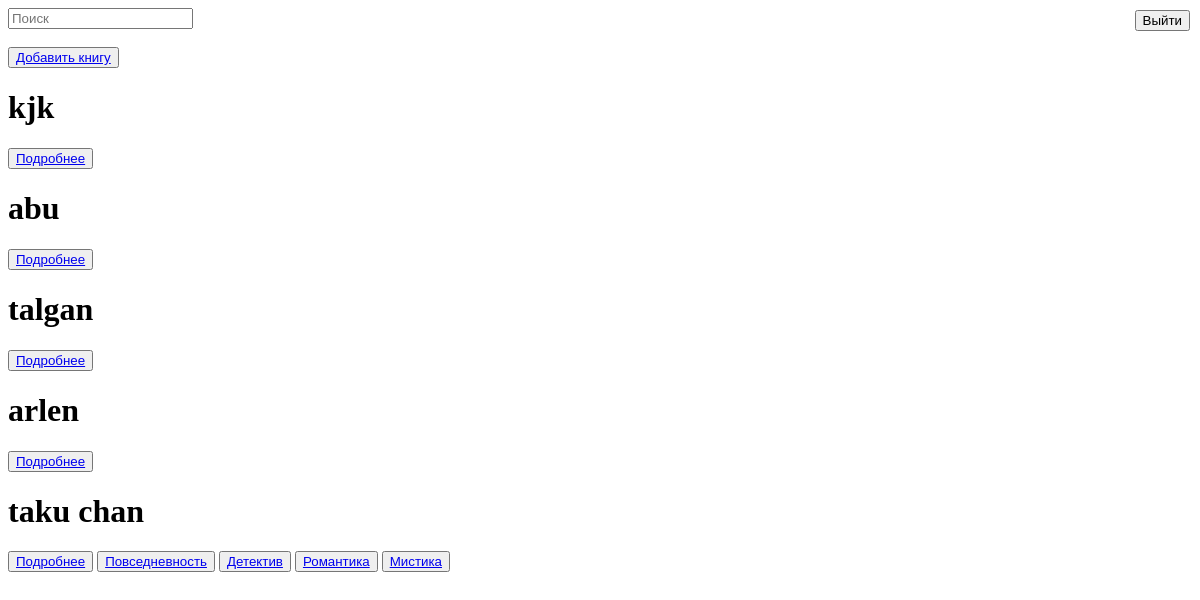
The app's page /book_list/, older data.
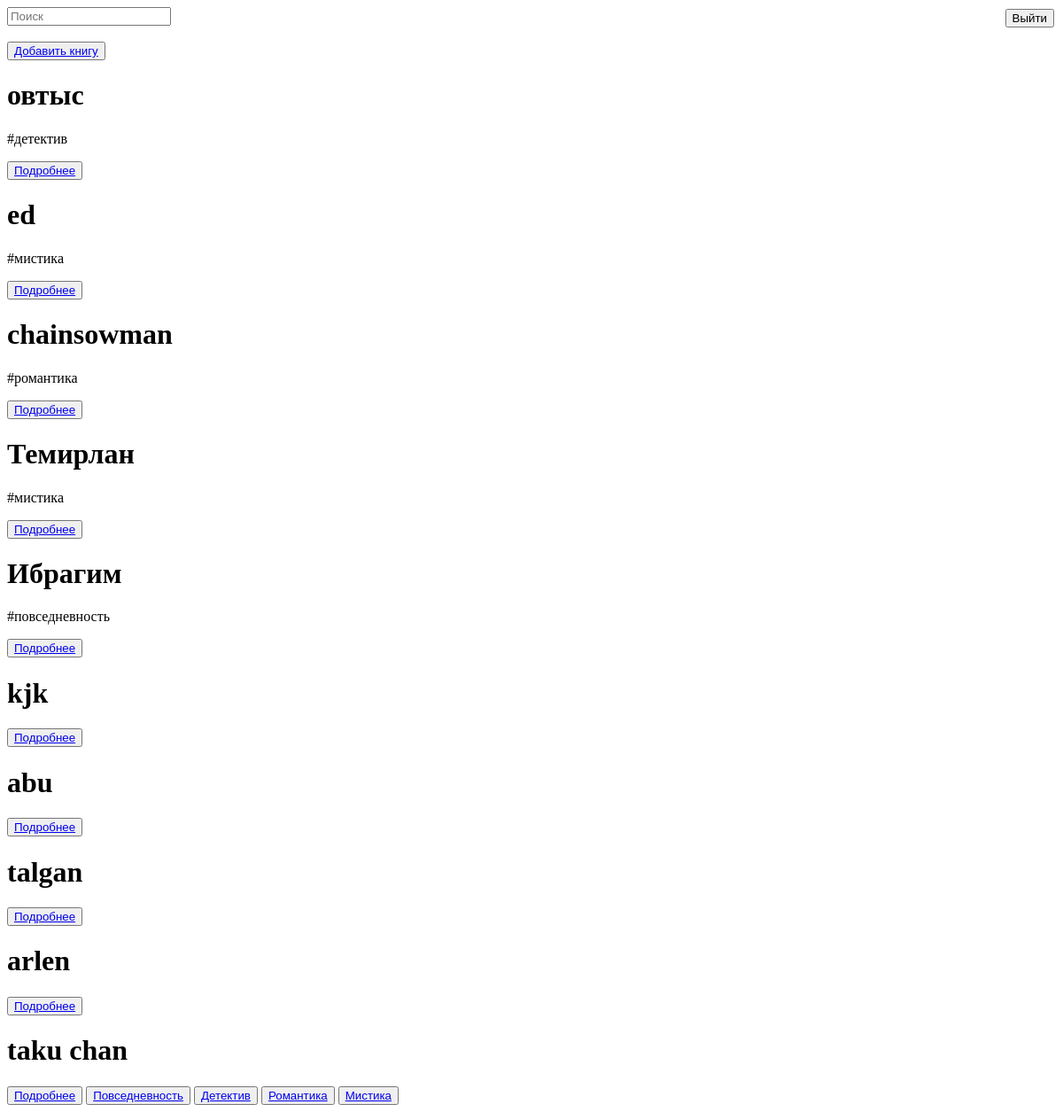
The same page, newer data.
### book_forum/models.py (models this page shows, shortened)
class Book_Forum(models.Model):
    GENRE_BOOKS = (
        ('Романтика', 'Романтика'),
        ('Детектив', 'Детектив'),
        ('Саморазвитие', 'Саморазвитие'),
        ('Психология', 'Психология'),
        ('Исторический', 'Исторический'),
        ('Приключения', 'Приключения')
    )
    name = models.CharField(max_length=100, verbose_name='Введите ваше имя')
    book = models.TextField(max_length=30, verbose_name='Введите название книги')
    genre = models.CharField(max_length=100, choices=GENRE_BOOKS, verbose_name='Выберите жанр книги')
    phone_number = PhoneNumberField(region='KG', blank=True, verbose_name='Введите ваш номер телефона')
    description = models.TextField(max_length=250, verbose_name='Введите краткий сюжет')
    tags = models.ManyToManyField(Tag)
    class Meta:
        verbose_name = 'Книги'
        verbose_name_plural = 'Получение книг пользователей'

class Tag(models.Model):
    name = models.CharField(max_length=100, verbose_name='напишите тег для книги', default='#')

### book_forum/views.py (the view)
# urls.py: path('book_list/', BookListView.as_view(), name='book_list'),
class BookListView(generic.ListView):
    template_name = 'crud/book_list.html'
    context_object_name = 'book'
    model = Book_Forum
    def get_queryset(self):
        return self.model.objects.filter().order_by('-id')

### templates/crud/book_list.html (shortened to what this page needs)
{% load static %}
<!DOCTYPE html>
<html lang="en">
<head>
    <link rel="stylesheet" href="{% static 'css/style_books.css' %}">
</head>
<body>
<form action="{% url 'search' %}" method="GET" role="search">
    <input type="search" type="text" name="q" placeholder="Поиск" aria-label="Search">
</form>
<br>
<form action="{% url 'person:login' %}" method="POST" enctype="multipart/form-data">
    <button class="logout-btn" type="submit">Выйти</button>
</form>
<button><a href="/create_book/">Добавить книгу</a></button>
{% for i in book %}
<h1>{{i.name}}</h1>
{% for tag in i.tags.all %}
<p>{{tag.name}}</p>
{% endfor %}
<button><a href="/book_list/{{i.id}}">Подробнее</a></button>
{% endfor %}
<button><a href="/everyday_genre/">Повседневность</a></button>
<button><a href="/detective_genre/">Детектив</a></button>
<button><a href="/romantic_genre/">Романтика</a></button>
<button><a href="/mystic_genre/">Мистика</a></button>
</body>
</html>

### static/css/style_books.css (style rules this page uses)
.logout-btn { position: absolute; top: 10px; right: 10px; }

Row changes from the older to the newer data that the page shows:
added Book_Forum: name "овтыс"
added Tag: name "#детектив", shown under "овтыс"
added Book_Forum: name "ed"
added Tag: name "#мистика"
added Book_Forum: name "chainsowman"
added Tag: name "#романтика", shown under "chainsowman"
added Book_Forum: name "Темирлан"
added Book_Forum: name "Ибрагим"
added Tag: name "#повседневность", shown under "Ибрагим"
